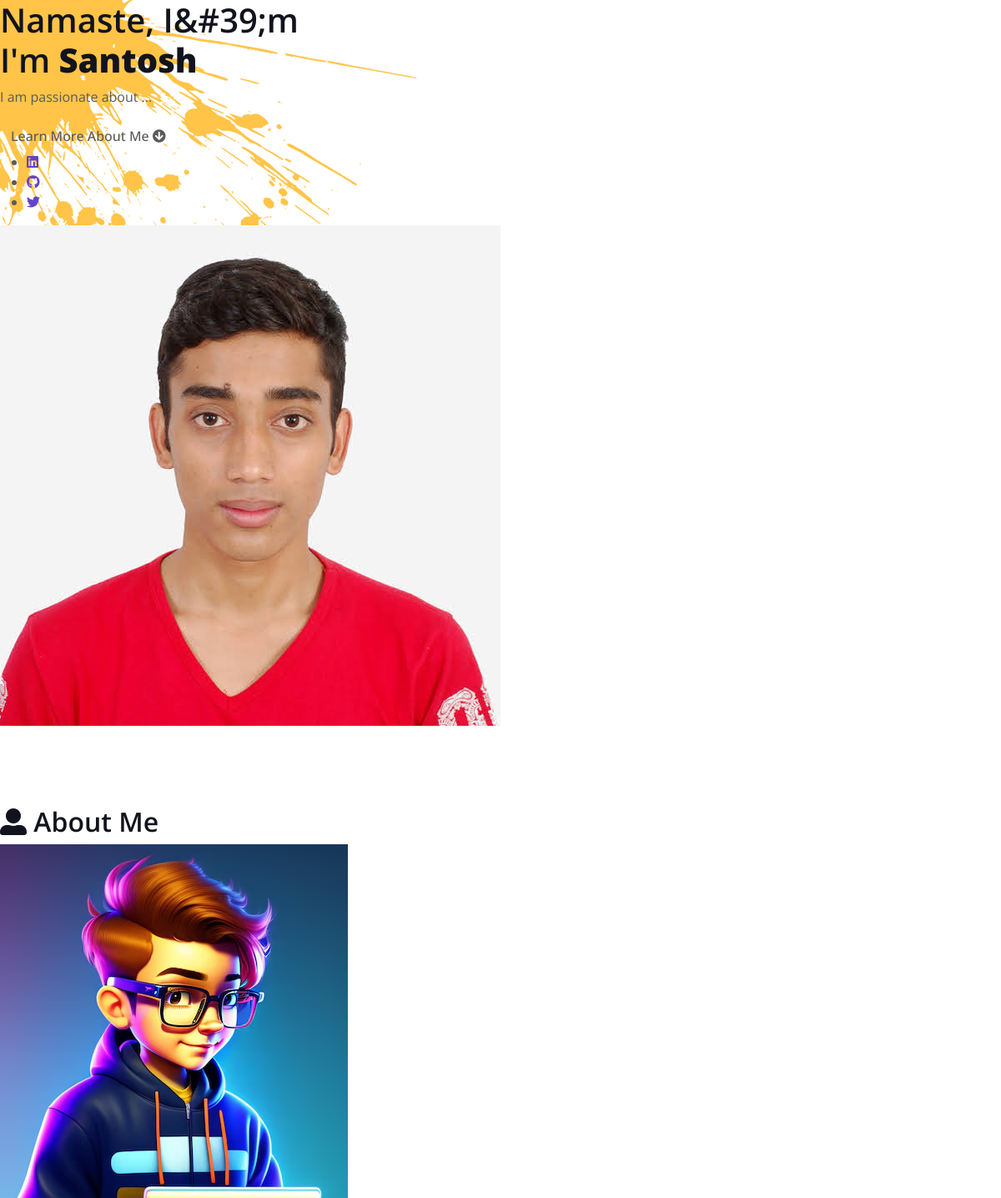
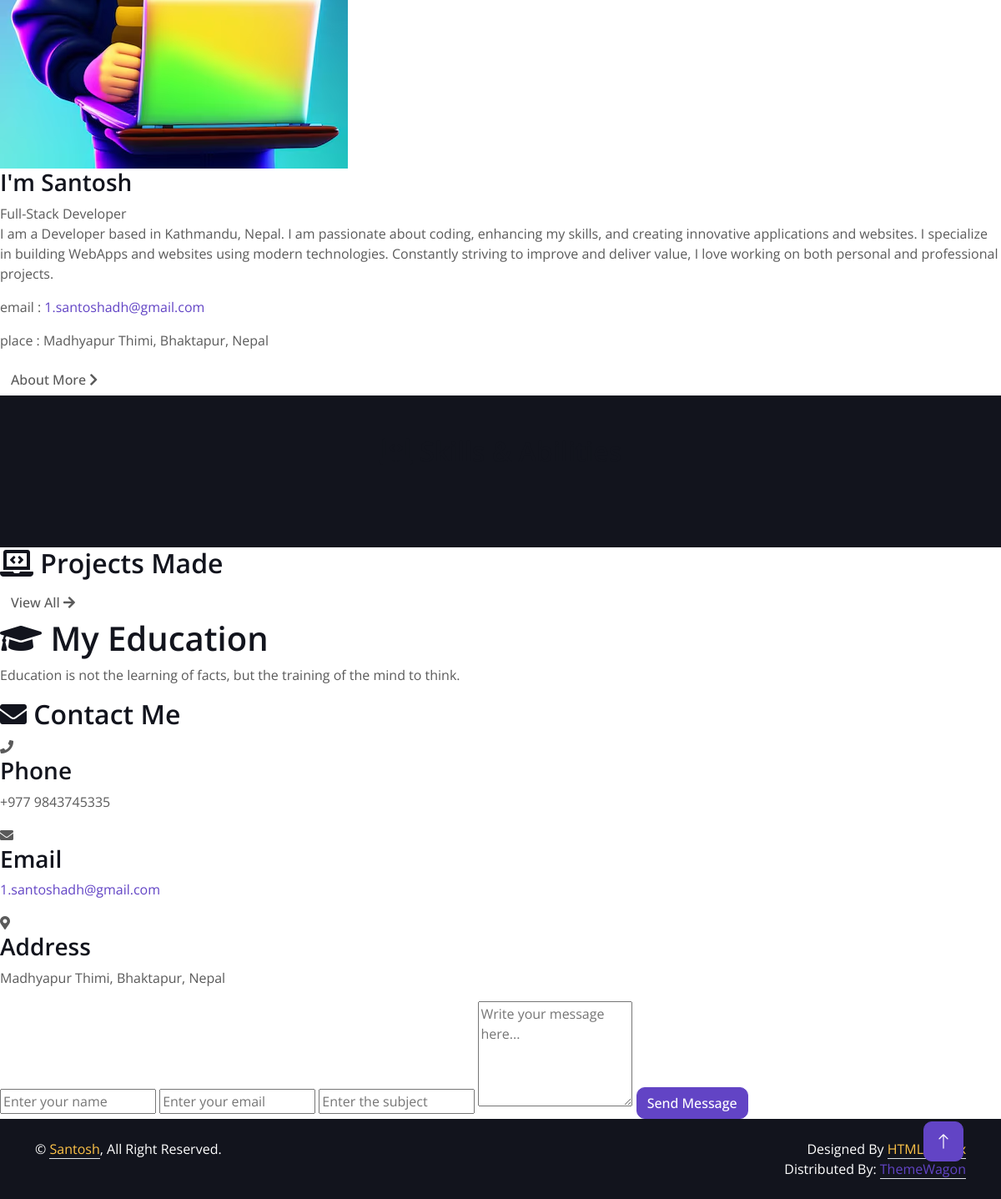
The app's page /old_foders/index.php with its own data (2 pictures, top to bottom).
### tables this page shows
CREATE TABLE `homepage_content` (
  `id` int(11) NOT NULL,
  `greeting` varchar(255) DEFAULT NULL,
  `name` varchar(100) DEFAULT NULL,
  `intro_text` text DEFAULT NULL,
  `image_path` varchar(255) DEFAULT NULL
);

CREATE TABLE `social_links` (
  `id` int(11) NOT NULL,
  `homepage_content_id` int(11) DEFAULT NULL,
  `platform_name` varchar(50) DEFAULT NULL,
  `url` varchar(255) DEFAULT NULL,
  `icon_class` varchar(100) DEFAULT NULL
);

CREATE TABLE `about_me_content` (
  `id` int(11) NOT NULL,
  `name` varchar(100) NOT NULL,
  `role` varchar(100) NOT NULL,
  `description` text NOT NULL,
  `image_path` varchar(255) NOT NULL,
  `email` varchar(255) NOT NULL,
  `location` varchar(255) NOT NULL
);

CREATE TABLE `about_me_links` (
  `id` int(11) NOT NULL,
  `about_me_content_id` int(11) NOT NULL,
  `link_text` varchar(100) NOT NULL,
  `url` varchar(255) NOT NULL,
  `icon_class` varchar(100) DEFAULT NULL
);

### db.php (called while the page is built, shortened)
<?php
require_once __DIR__ . '/includes/config.php';
$mysqli = new mysqli($db_host, $db_user, $db_pass, $db_name, $db_port);
$mysqli->set_charset("utf8mb4");
function getHomepageContent(): array {
    global $mysqli;
    $homepage = null;
    $social_links = [];
    $sql = "SELECT * FROM homepage_content ORDER BY id DESC LIMIT 1";
    $result = $mysqli->query($sql);
    if ($result && $row = $result->fetch_assoc()) {
        $homepage = $row;
        $homepage_id = $row['id'];
        $sql_social = "SELECT * FROM social_links WHERE homepage_content_id = $homepage_id ORDER BY id";
        $result_social = $mysqli->query($sql_social);
        while ($social = $result_social->fetch_assoc()) {
            $social_links[] = $social;
        }
    }
    return ['content' => $homepage, 'social_links' => $social_links];
}
function getAboutMe(): array {
    global $mysqli;
    $about = null;
    $about_links = [];
    $sql = "SELECT * FROM about_me_content ORDER BY id DESC LIMIT 1";
    $result = $mysqli->query($sql);
    if ($result && $row = $result->fetch_assoc()) {
        $about = $row;
        $about_id = $row['id'];
        $sql_links = "SELECT * FROM about_me_links WHERE about_me_content_id = $about_id ORDER BY id";
        $result_links = $mysqli->query($sql_links);
        while ($link = $result_links->fetch_assoc()) {
            $about_links[] = $link;
        }
    }
    return ['content' => $about, 'links' => $about_links];
}

### old_foders/pages/home.php (the view, shortened to what this page needs)
<section class="home" id="home">
    <div class="content">
        <h1>
            <?= htmlspecialchars($homepage['greeting'] ?? 'Namaste,') ?><br />
            I'm <strong><?= htmlspecialchars($homepage['name'] ?? 'Santosh') ?></strong>
        </h1>
        <p>
            <?= nl2br(htmlspecialchars($homepage['intro_text'] ?? 'I am passionate about <span class="typing-text"></span>')) ?>
        </p>
        <a href="#about" class="btn">
            <span>Learn More About Me</span>
            <i class="fas fa-arrow-circle-down"></i>
        </a>
        <div class="socials">
            <ul class="social-icons">
                <?php foreach ($social_links as $social): ?>
                <li>
                    <a class="<?= htmlspecialchars(strtolower($social['platform_name'])) ?>"
                        aria-label="Visit my <?= htmlspecialchars($social['platform_name']) ?>"
                        href="<?= htmlspecialchars($social['url']) ?>" target="_blank" rel="noopener noreferrer">
                        <i class="<?= htmlspecialchars($social['icon_class']) ?>"></i>
                    </a>
                </li>
                <?php endforeach; ?>
            </ul>
        </div>
    </div>
    <div class="image">
        <img draggable="false" class="tilt"
            src="<?= htmlspecialchars($homepage['image_path'] ?? './assets/images/hero.jpg') ?>"
            alt="<?= htmlspecialchars($homepage['name'] ?? 'Santosh') ?> - Full Stack Developer" loading="lazy"
            onerror="this.src='./assets/images/logo.png';">
    </div>
</section>

### includes/header.php (shortened to what this page needs)
<?php
$basePath = '/santosh-portfolio-site/client/';
?>
<!DOCTYPE html>
<html lang="en">
<head>
    <link href="https://cdnjs.cloudflare.com/ajax/libs/font-awesome/5.10.0/css/all.min.css" rel="stylesheet">
    <link href="https://cdn.jsdelivr.net/npm/bootstrap-icons@1.4.1/font/bootstrap-icons.css" rel="stylesheet">
    <link href="<?= $basePath ?>assets/lib/animate/animate.min.css" rel="stylesheet">
    <link href="<?= $basePath ?>assets/lib/lightbox/css/lightbox.min.css" rel="stylesheet">
    <link href="<?= $basePath ?>assets/lib/owlcarousel/owl.carousel.min.css" rel="stylesheet">
    <link href="<?= $basePath ?>assets/css/bootstrap.min.css" rel="stylesheet">
    <link href="<?= $basePath ?>assets/css/style.css" rel="stylesheet">
</head>
<body data-bs-spy="scroll" data-bs-target=".navbar" data-bs-offset="51">

### old_foders/index.php (shortened to what this page needs)
<?php
require_once __DIR__ . '/includes/header.php';
require_once __DIR__ . '/db.php';
$dataHomepage = getHomepageContent();
$dataAbout = getAboutMe();
$homepage = $dataHomepage['content'] ?? [];
$social_links = $dataHomepage['social_links'] ?? [];
$about = $dataAbout['content'] ?? [];
$about_links = $dataAbout['links'] ?? [];
$sections = ['home', 'about', 'skill', 'project', 'education', 'contact'];
foreach ($sections as $section) {
    $file = __DIR__ . "/pages/{$section}.php";
    if (file_exists($file)) {
        require $file;
    } else {
        echo "";
    }
}
require_once __DIR__ . '/includes/footer.php';
?>

### old_foders/pages/about.php (shortened to what this page needs)
<section class="about" id="about">
    <h2 class="heading"><i class="fas fa-user-alt"></i> About <span>Me</span></h2>
    <div class="row">
        <div class="image">
            <img draggable="false" class="tilt"
                src="<?= htmlspecialchars($about['image_path'] ?? './assets/images/imgg.avif') ?>"
                alt="About <?= htmlspecialchars($about['name'] ?? 'Santosh Adhikari') ?>" loading="lazy"
                onerror="this.src='./assets/images/logo.png';">
        </div>
        <div class="content">
            <h3>I'm <?= htmlspecialchars($about['name'] ?? 'Santosh') ?></h3>
            <span class="tag"><?= htmlspecialchars($about['role'] ?? 'Full-Stack Developer') ?></span>
            <p>
                <?= nl2br(htmlspecialchars($about['description'] ?? "I am a Developer based in Kathmandu, Nepal.\nI am passionate about coding, enhancing my skills, and creating innovative applications and websites.\nI specialize in building WebApps and websites using modern technologies.\nConstantly striving to improve and deliver value, I love working on both personal and professional projects.")) ?>
            </p>
            <div class="box-container">
                <div class="box">
                    <p><span> email : </span>
                        <a href="mailto:<?= htmlspecialchars($about['email'] ?? '1.santoshadh@gmail.com') ?>">
                            <?= htmlspecialchars($about['email'] ?? '1.santoshadh@gmail.com') ?>
                        </a>
                    </p>
                    <p><span> place : </span>
                        <?= htmlspecialchars($about['location'] ?? 'Madhyapur Thimi, Bhaktapur, Nepal') ?></p>
                </div>
            </div>
            <?php if (count($about_links) > 0): ?>
            <div class="resumebtn">
                <?php foreach ($about_links as $link): ?>
                <a href="<?= htmlspecialchars($link['url']) ?>" target="_blank" class="btn" rel="noopener noreferrer">
                    <span><?= htmlspecialchars($link['link_text']) ?></span>
                    <?php if (!empty($link['icon_class'])): ?>
                    <i class="<?= htmlspecialchars($link['icon_class']) ?>"></i>
                    <?php else: ?>
                    <i class="fas fa-chevron-right"></i>
                    <?php endif; ?>
                </a>
                <?php endforeach; ?>
            </div>
            <?php endif; ?>
        </div>
    </div>
</section>

### old_foders/pages/skill.php (shortened to what this page needs)
<section class="skills bg-dark text-white py-5" id="skills">
  <div class="container">
    <h2 class="heading text-center mb-5">
      <i class="fas fa-laptop-code"></i> Skills &amp; <span>Abilities</span>
    </h2>
  </div>
</section>

### old_foders/pages/project.php (shortened to what this page needs)
<section class="work" id="work">
    <h2 class="heading"><i class="fas fa-laptop-code"></i> Projects <span>Made</span></h2>
    <div class="viewall">
        <a href="/projects" class="btn"><span>View All</span>
            <i class="fas fa-arrow-right"></i>
        </a>
    </div>
</section>

### old_foders/pages/education.php (shortened to what this page needs)
<section class="education" id="education">
    <h1 class="heading"><i class="fas fa-graduation-cap"></i> My <span>Education</span></h1>
    <p class="qoute">Education is not the learning of facts, but the training of the mind to think.</p>
</section>

### old_foders/pages/contact.php (shortened to what this page needs)
<section class="contact" id="contact">
    <h2 class="heading">
        <i class="fas fa-envelope"></i> Contact <span>Me</span>
    </h2>
    <div class="row contact-row">
        <div class="contact-info">
            <div class="box">
                <i class="fas fa-phone"></i>
                <h3>Phone</h3>
                <p>+977 9843745335</p>
            </div>
            <div class="box">
                <i class="fas fa-envelope"></i>
                <h3>Email</h3>
                <p><a href="mailto:1.santoshadh@gmail.com">1.santoshadh@gmail.com</a></p>
            </div>
            <div class="box">
                <i class="fas fa-map-marker-alt"></i>
                <h3>Address</h3>
                <p>Madhyapur Thimi, Bhaktapur, Nepal</p>
            </div>
        </div>
        <form action="send_message.php" method="post" class="contact-form" novalidate>
            <input type="text" id="name" name="name" placeholder="Enter your name" required autocomplete="name" />
            <input type="email" id="email" name="email" placeholder="Enter your email" required autocomplete="email" />
            <input type="text" id="subject" name="subject" placeholder="Enter the subject" required />
            <textarea id="message" name="message" rows="5" placeholder="Write your message here..." required></textarea>
            <button type="submit" class="btn btn-primary">Send Message</button>
        </form>
    </div>
</section>

### includes/footer.php (shortened to what this page needs)
<div class="container-fluid bg-dark text-white py-4">
    <div class="container">
        <div class="row">
            <div class="col-md-6 text-center text-md-start mb-3 mb-md-0">
                &copy; <a class="border-bottom text-secondary" href="#">Santosh</a>, All Right Reserved.
            </div>
            <div class="col-md-6 text-center text-md-end">
                Designed By <a class="border-bottom text-secondary" href="https://htmlcodex.com">HTML Codex</a>
                <br>Distributed By: <a class="border-bottom" href="https://themewagon.com" target="_blank">ThemeWagon</a>
            </div>
        </div>
    </div>
</div>
<a href="#" class="btn btn-lg btn-primary btn-lg-square back-to-top"><i class="bi bi-arrow-up"></i></a>
</body>
</html>

### client/assets/css/style.css (style rules this page uses)
:root { --primary: #6244C5; --secondary: #FFC448; --light: #FAFAFB; --dark: #12141D; }
.back-to-top { position: fixed; display: none; right: 45px; bottom: 45px; z-index: 99; }
.btn { font-weight: 500; transition: .5s; }
.btn.btn-primary, .btn.btn-secondary { color: #FFFFFF; }
.btn-lg-square { width: 48px; height: 48px; }
.btn-square, .btn-sm-square, .btn-lg-square { padding: 0; display: flex; align-items: center; justify-content: center; font-weight: normal; }
#home { margin-bottom: 6rem; background: url(../img/bg-header.png) left top no-repeat; }

### records on screen
homepage_content: name "Santosh", intro_text "I am passionate about ...", image_path (picture)
about_me_content: image_path (picture), name "Santosh", role "Full-Stack Developer", description "I am a Developer based in Kathmandu, Nepal. I am passionate about coding, enhancing my skills, and creating innovative applications and websites. I specialize in building WebApps and websites using modern technologies. Constantly striving to improve and deliver value, I love working on both personal and professional projects.", email "1.santoshadh@gmail.com", location "Madhyapur Thimi, Bhaktapur, Nepal"
about_me_links: link_text "About More"
